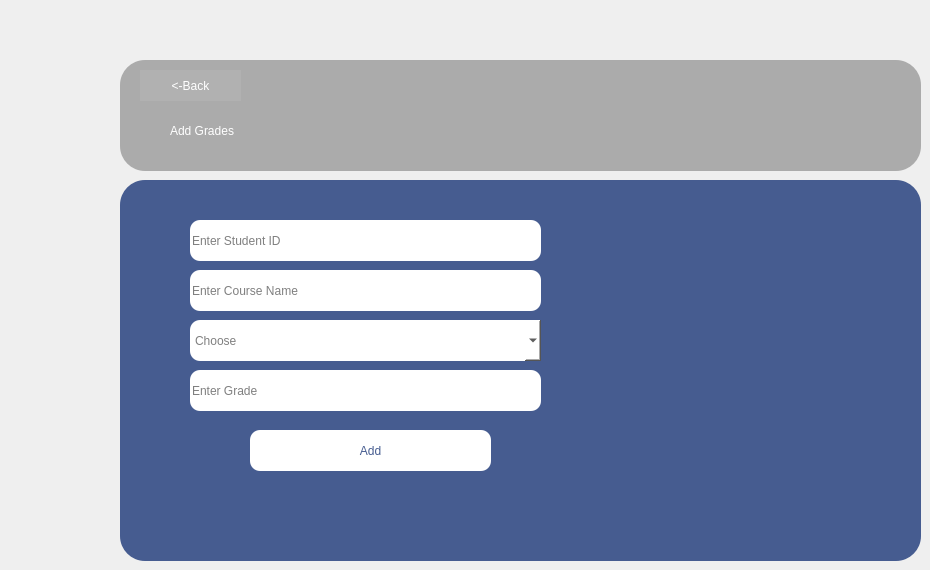
				<widget class="QWidget" name="page_23">
					<widget class="QFrame" name="frame_37">
						<property name="geometry">
							<rect>
								<x>120</x>
								<y>60</y>
								<width>801</width>
								<height>111</height>
							</rect>
						</property>
						<property name="styleSheet">
							<string notr="true">
								background-color: rgb(171, 171, 171);

								border-radius: 25px;
							</string>
						</property>
						<property name="frameShape">
							<enum>QFrame::Shape::StyledPanel</enum>
						</property>
						<property name="frameShadow">
							<enum>QFrame::Shadow::Raised</enum>
						</property>
						<widget class="QLabel" name="label_66">
							<property name="geometry">
								<rect>
									<x>730</x>
									<y>10</y>
									<width>61</width>
									<height>61</height>
								</rect>
							</property>
							<property name="styleSheet">
								<string notr="true">
									font: 700 36pt &quot;Segoe UI&quot;;
									color: rgb(70, 92, 144);
								</string>
							</property>
							<property name="text">
								<string/>
							</property>
							<property name="pixmap">
								<pixmap resource="project01.qrc">:/newPrefix/Screenshot_2025-05-15_005716-removebg-preview.png</pixmap>
							</property>
							<property name="scaledContents">
								<bool>true</bool>
							</property>
						</widget>
						<widget class="QLabel" name="label_67">
							<property name="geometry">
								<rect>
									<x>50</x>
									<y>40</y>
									<width>411</width>
									<height>61</height>
								</rect>
							</property>
							<property name="styleSheet">
								<string notr="true">
									color: rgb(255, 255, 255);
									font: 700 28pt &quot;Segoe UI&quot;;

								</string>
							</property>
							<property name="text">
								<string>Add Grades</string>
							</property>
						</widget>
						<widget class="QPushButton" name="AdminPortalbackB_9">
							<property name="geometry">
								<rect>
									<x>20</x>
									<y>10</y>
									<width>101</width>
									<height>31</height>
								</rect>
							</property>
							<property name="styleSheet">
								<string notr="true">
									background-color: rgb(177, 177, 177);
									color: rgb(255, 255, 255);
									font: 12pt &quot;Segoe UI&quot;;
								</string>
							</property>
							<property name="text">
								<string>&lt;-Back</string>
							</property>
						</widget>
					</widget>
					<widget class="QFrame" name="frame_38">
						<property name="geometry">
							<rect>
								<x>120</x>
								<y>180</y>
								<width>801</width>
								<height>381</height>
							</rect>
						</property>
						<property name="styleSheet">
							<string notr="true">
								border-radius: 25px;
								background-color: rgb(70, 92, 144);

							</string>
						</property>
						<property name="frameShape">
							<enum>QFrame::Shape::StyledPanel</enum>
						</property>
						<property name="frameShadow">
							<enum>QFrame::Shadow::Raised</enum>
						</property>
						<widget class="QLineEdit" name="StudentName_13">
							<property name="geometry">
								<rect>
									<x>70</x>
									<y>190</y>
									<width>351</width>
									<height>41</height>
								</rect>
							</property>
							<property name="styleSheet">
								<string notr="true">
									color: black;
									background-color: white;
									border-radius: 10px;
									font: 9pt &quot;Segoe UI&quot;;
								</string>
							</property>
							<property name="text">
								<string/>
							</property>
							<property name="frame">
								<bool>true</bool>
							</property>
							<property name="echoMode">
								<enum>QLineEdit::EchoMode::Normal</enum>
							</property>
							<property name="readOnly">
								<bool>false</bool>
							</property>
							<property name="placeholderText">
								<string>Enter Grade</string>
							</property>
						</widget>
						<widget class="QPushButton" name="pushButton_24">
							<property name="geometry">
								<rect>
									<x>130</x>
									<y>250</y>
									<width>241</width>
									<height>41</height>
								</rect>
							</property>
							<property name="styleSheet">
								<string notr="true">
									QPushButton {

									background-color: rgb(255, 255, 255);

									color: rgb(70, 92, 144);
									border: 2px ;
									border-radius: 10px;
									padding: 8px 16px;
									font: 700 16pt &quot;Segoe UI&quot;;
									}

									QPushButton:hover {
									background-color: rgb(211, 211, 211);
									}
								</string>
							</property>
							<property name="text">
								<string>Add</string>
							</property>
						</widget>
						<widget class="QLineEdit" name="StudentName_14">
							<property name="geometry">
								<rect>
									<x>70</x>
									<y>40</y>
									<width>351</width>
									<height>41</height>
								</rect>
							</property>
							<property name="styleSheet">
								<string notr="true">
									color: black;
									background-color: white;
									border-radius: 10px;
									font: 9pt &quot;Segoe UI&quot;;
								</string>
							</property>
							<property name="text">
								<string/>
							</property>
							<property name="frame">
								<bool>true</bool>
							</property>
							<property name="echoMode">
								<enum>QLineEdit::EchoMode::Normal</enum>
							</property>
							<property name="readOnly">
								<bool>false</bool>
							</property>
							<property name="placeholderText">
								<string>Enter Student ID</string>
							</property>
						</widget>
						<widget class="QLabel" name="label_68">
							<property name="geometry">
								<rect>
									<x>490</x>
									<y>80</y>
									<width>271</width>
									<height>231</height>
								</rect>
							</property>
							<property name="text">
								<string/>
							</property>
							<property name="pixmap">
								<pixmap resource="project01.qrc">:/project01/Grades-amico.png</pixmap>
							</property>
							<property name="scaledContents">
								<bool>true</bool>
							</property>
						</widget>
						<widget class="QComboBox" name="comboBox_2">
							<property name="geometry">
								<rect>
									<x>70</x>
									<y>140</y>
									<width>351</width>
									<height>41</height>
								</rect>
							</property>
							<property name="styleSheet">
								<string notr="true">
									color: black;
									background-color: white;
									border-radius: 10px;
									font:  10pt &quot;Segoe UI&quot;;
								</string>
							</property>
							<property name="placeholderText">
								<string>Choose</string>
							</property>
							<item>
								<property name="text">
									<string>Midterm</string>
								</property>
							</item>
							<item>
								<property name="text">
									<string>Yearwork</string>
								</property>
							</item>
							<item>
								<property name="text">
									<string>Final</string>
								</property>
							</item>
							<item>
								<property name="text">
									<string>Grade</string>
								</property>
							</item>
							<item>
								<property name="text">
									<string>Points</string>
								</property>
							</item>
						</widget>
						<widget class="QLineEdit" name="StudentName_20">
							<property name="geometry">
								<rect>
									<x>70</x>
									<y>90</y>
									<width>351</width>
									<height>41</height>
								</rect>
							</property>
							<property name="styleSheet">
								<string notr="true">
									color: black;
									background-color: white;
									border-radius: 10px;
									font: 9pt &quot;Segoe UI&quot;;
								</string>
							</property>
							<property name="text">
								<string/>
							</property>
							<property name="frame">
								<bool>true</bool>
							</property>
							<property name="echoMode">
								<enum>QLineEdit::EchoMode::Normal</enum>
							</property>
							<property name="readOnly">
								<bool>false</bool>
							</property>
							<property name="placeholderText">
								<string>Enter Course Name</string>
							</property>
						</widget>
					</widget>
				</widget>
